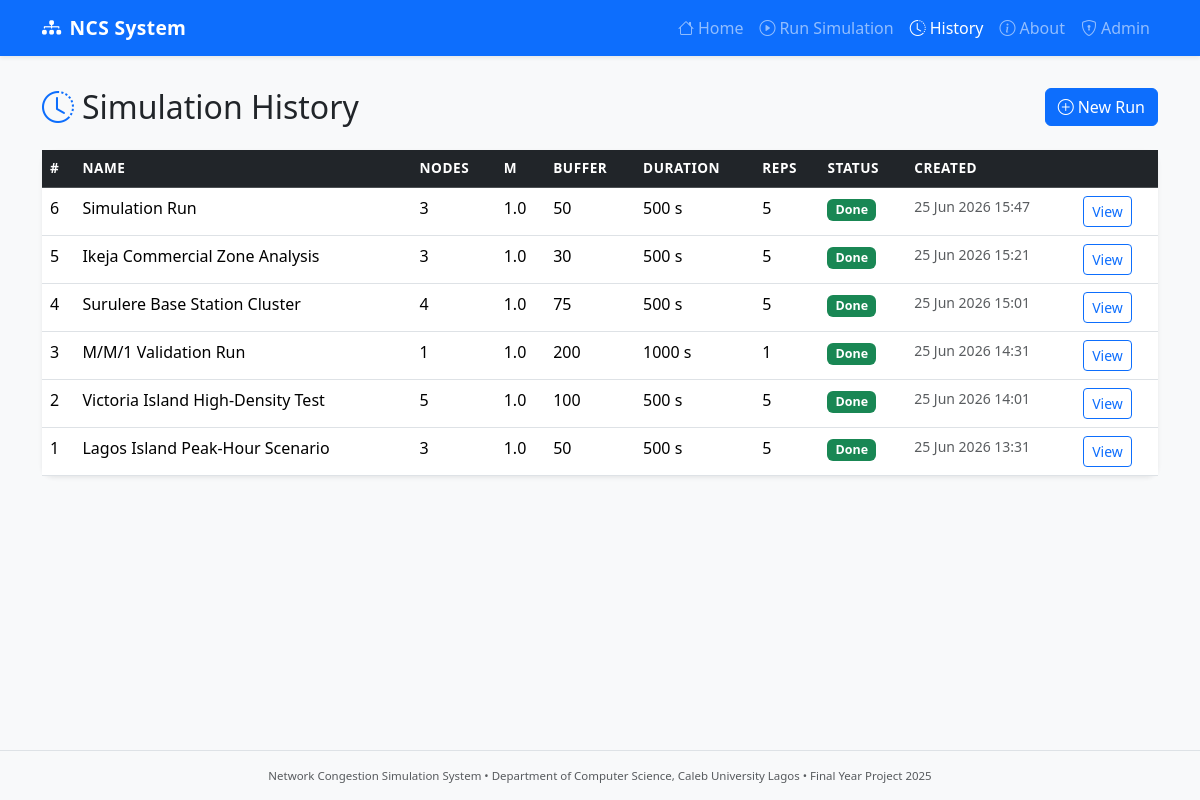
The app's page /history with its own data.
### app.py (models this page shows, shortened)
class SimulationRun(db.Model):
    id          = db.Column(db.Integer, primary_key=True)
    run_name    = db.Column(db.String(120), nullable=False)
    num_nodes   = db.Column(db.Integer, nullable=False)
    service_rate= db.Column(db.Float, nullable=False)
    buffer_size = db.Column(db.Integer, nullable=False)
    duration    = db.Column(db.Integer, nullable=False)
    num_reps    = db.Column(db.Integer, nullable=False)
    seed        = db.Column(db.Integer, nullable=False)
    load_levels = db.Column(db.String(100), nullable=False)   # JSON list
    results_json= db.Column(db.Text, nullable=True)           # JSON summary
    status      = db.Column(db.String(20), default="pending") # pending/running/done/error
    created_at  = db.Column(db.DateTime, default=datetime.utcnow)
    completed_at= db.Column(db.DateTime, nullable=True)

### app.py (the view)
@app.route("/history")
def history():
    runs = SimulationRun.query.order_by(SimulationRun.created_at.desc()).all()
    return render_template("history.html", runs=runs)

### templates/history.html (shortened to what this page needs)
{% extends "base.html" %}
{% block content %}
<div class="d-flex align-items-center mb-4">
  <h2 class="mb-0"><i class="bi bi-clock-history me-2 text-primary"></i>Simulation History</h2>
  <a href="{{ url_for('simulate') }}" class="btn btn-primary ms-auto">
    <i class="bi bi-plus-circle me-1"></i>New Run
  </a>
</div>
{% if runs %}
<div class="card border-0 shadow-sm">
  <div class="table-responsive">
    <table class="table table-hover mb-0">
      <thead class="table-dark">
        <tr>
          <th>#</th><th>Name</th><th>Nodes</th><th>μ</th>
          <th>Buffer</th><th>Duration</th><th>Reps</th>
          <th>Status</th><th>Created</th><th></th>
        </tr>
      </thead>
      <tbody>
        {% for run in runs %}
        <tr>
          <td>{{ run.id }}</td>
          <td>{{ run.run_name }}</td>
          <td>{{ run.num_nodes }}</td>
          <td>{{ run.service_rate }}</td>
          <td>{{ run.buffer_size }}</td>
          <td>{{ run.duration }} s</td>
          <td>{{ run.num_reps }}</td>
          <td>
            {% if run.status == 'done' %}
              <span class="badge bg-success">Done</span>
            {% elif run.status == 'running' %}
              <span class="badge bg-warning text-dark">Running</span>
            {% elif run.status == 'error' %}
              <span class="badge bg-danger">Error</span>
            {% else %}
              <span class="badge bg-secondary">Pending</span>
            {% endif %}
          </td>
          <td class="text-muted small">{{ run.created_at.strftime('%d %b %Y %H:%M') }}</td>
          <td>
            <a href="{{ url_for('results', run_id=run.id) }}"
               class="btn btn-sm btn-outline-primary">View</a>
          </td>
        </tr>
        {% endfor %}
      </tbody>
    </table>
  </div>
</div>
{% else %}
<div class="text-center py-5 text-muted">
  <i class="bi bi-inbox fs-1"></i>
  <p class="mt-2">No simulation runs yet.</p>
  <a href="{{ url_for('simulate') }}" class="btn btn-primary">Run your first simulation</a>
</div>
{% endif %}
{% endblock %}

### templates/base.html (shortened to what this page needs)
<!DOCTYPE html>
<html lang="en">
<head>
  <link href="https://cdn.jsdelivr.net/npm/bootstrap@5.3.2/dist/css/bootstrap.min.css" rel="stylesheet"/>
  <link href="https://cdn.jsdelivr.net/npm/bootstrap-icons@1.11.3/font/bootstrap-icons.min.css" rel="stylesheet"/>
  <link rel="stylesheet" href="{{ url_for('static', filename='css/style.css') }}"/>
</head>
<body>
<nav class="navbar navbar-expand-lg navbar-dark bg-primary shadow-sm">
  <div class="container">
    <a class="navbar-brand fw-bold" href="{{ url_for('index') }}">
      <i class="bi bi-diagram-3-fill me-2"></i>NCS System
    </a>
    <div class="collapse navbar-collapse" id="navMenu">
      <ul class="navbar-nav ms-auto">
        <li class="nav-item">
          <a class="nav-link {% if request.endpoint=='index' %}active{% endif %}"
             href="{{ url_for('index') }}"><i class="bi bi-house me-1"></i>Home</a>
        </li>
        <li class="nav-item">
          <a class="nav-link {% if request.endpoint=='simulate' %}active{% endif %}"
             href="{{ url_for('simulate') }}"><i class="bi bi-play-circle me-1"></i>Run Simulation</a>
        </li>
        <li class="nav-item">
          <a class="nav-link {% if request.endpoint=='history' %}active{% endif %}"
             href="{{ url_for('history') }}"><i class="bi bi-clock-history me-1"></i>History</a>
        </li>
        <li class="nav-item">
          <a class="nav-link {% if request.endpoint=='about' %}active{% endif %}"
             href="{{ url_for('about') }}"><i class="bi bi-info-circle me-1"></i>About</a>
        </li>
        <li class="nav-item">
          <a class="nav-link {% if request.endpoint=='admin' %}active{% endif %}"
             href="{{ url_for('admin') }}"><i class="bi bi-shield-lock me-1"></i>Admin</a>
        </li>
      </ul>
    </div>
  </div>
</nav>
<main class="container my-4">
  {% block content %}{% endblock %}
</main>
<footer class="footer mt-auto py-3 bg-light border-top">
  <div class="container text-center text-muted small">
    Network Congestion Simulation System &bull;
    Department of Computer Science, Caleb University Lagos &bull;
    Final Year Project 2025
  </div>
</footer>
</body>
</html>

### static/css/style.css (style rules this page uses)
body { background-color: #f8f9fa; min-height: 100vh; display: flex; flex-direction: column; }
main { flex: 1; }
.card { border-radius: 0.75rem; }
.navbar-brand { font-size: 1.2rem; letter-spacing: 0.02em; }
.table th { font-weight: 600; font-size: 0.85rem; text-transform: uppercase; letter-spacing: 0.04em; }
.badge { font-size: 0.78rem; padding: 0.35em 0.65em; }
.footer { font-size: 0.82rem; }

### records on screen
SimulationRun: id "6", run_name "Simulation Run", num_nodes "3", service_rate "1.0", buffer_size "50", duration "500", num_reps "5", status "Done", created_at "25 Jun 2026 15:47"
SimulationRun: id "5", run_name "Ikeja Commercial Zone Analysis", num_nodes "3", service_rate "1.0", buffer_size "30", duration "500", num_reps "5", status "Done", created_at "25 Jun 2026 15:21"
SimulationRun: id "4", run_name "Surulere Base Station Cluster", num_nodes "4", service_rate "1.0", buffer_size "75", duration "500", num_reps "5", status "Done", created_at "25 Jun 2026 15:01"
SimulationRun: id "3", run_name "M/M/1 Validation Run", num_nodes "1", service_rate "1.0", buffer_size "200", duration "1000", num_reps "1", status "Done", created_at "25 Jun 2026 14:31"
SimulationRun: id "2", run_name "Victoria Island High-Density Test", num_nodes "5", service_rate "1.0", buffer_size "100", duration "500", num_reps "5", status "Done", created_at "25 Jun 2026 14:01"
SimulationRun: id "1", run_name "Lagos Island Peak-Hour Scenario", num_nodes "3", service_rate "1.0", buffer_size "50", duration "500", num_reps "5", status "Done", created_at "25 Jun 2026 13:31"
